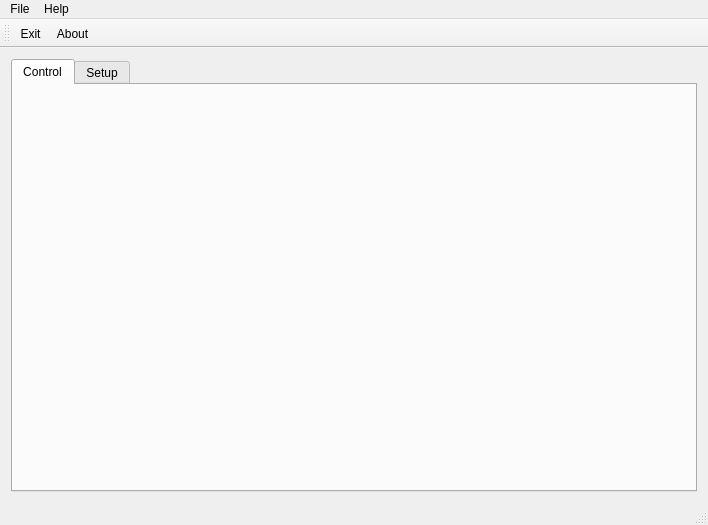
<?xml version="1.0" encoding="UTF-8"?>
<ui version="4.0">
 <class>MainView</class>
 <widget class="QMainWindow" name="MainView">
  <property name="geometry">
   <rect>
    <x>0</x>
    <y>0</y>
    <width>708</width>
    <height>525</height>
   </rect>
  </property>
  <property name="windowTitle">
   <string>Virtual Front Panel</string>
  </property>
  <property name="windowIcon">
   <iconset resource="../resources.qrc">
    <normaloff>:/root/images/ibex.png</normaloff>:/root/images/ibex.png</iconset>
  </property>
  <widget class="QWidget" name="centralWidget">
   <layout class="QVBoxLayout" name="verticalLayout">
    <item>
     <widget class="QTabWidget" name="mainViewTab">
      <property name="currentIndex">
       <number>0</number>
      </property>
      <widget class="QWidget" name="controlTab">
       <attribute name="icon">
        <iconset resource="../resources.qrc">
         <normaloff>:/root/images/controlpanel.png</normaloff>:/root/images/controlpanel.png</iconset>
       </attribute>
       <attribute name="title">
        <string>Control</string>
       </attribute>
       <layout class="QVBoxLayout" name="verticalLayout_2">
        <item>
         <layout class="QVBoxLayout" name="controlTabLayout"/>
        </item>
       </layout>
      </widget>
      <widget class="QWidget" name="setupTab">
       <attribute name="icon">
        <iconset resource="../resources.qrc">
         <normaloff>:/root/images/settings.png</normaloff>:/root/images/settings.png</iconset>
       </attribute>
       <attribute name="title">
        <string>Setup</string>
       </attribute>
       <layout class="QVBoxLayout" name="verticalLayout_3">
        <item>
         <layout class="QVBoxLayout" name="setupTabLayout"/>
        </item>
       </layout>
      </widget>
     </widget>
    </item>
   </layout>
  </widget>
  <widget class="QMenuBar" name="menuBar">
   <property name="geometry">
    <rect>
     <x>0</x>
     <y>0</y>
     <width>708</width>
     <height>25</height>
    </rect>
   </property>
   <widget class="QMenu" name="menuFile">
    <property name="title">
     <string>File</string>
    </property>
    <addaction name="action_Exit"/>
   </widget>
   <widget class="QMenu" name="menuAbout">
    <property name="title">
     <string>Help</string>
    </property>
    <addaction name="action_About"/>
   </widget>
   <addaction name="menuFile"/>
   <addaction name="menuAbout"/>
  </widget>
  <widget class="QToolBar" name="mainToolBar">
   <property name="toolButtonStyle">
    <enum>Qt::ToolButtonTextUnderIcon</enum>
   </property>
   <attribute name="toolBarArea">
    <enum>TopToolBarArea</enum>
   </attribute>
   <attribute name="toolBarBreak">
    <bool>false</bool>
   </attribute>
   <addaction name="action_Exit"/>
   <addaction name="action_About"/>
  </widget>
  <widget class="QStatusBar" name="statusBar"/>
  <action name="action_Exit">
   <property name="icon">
    <iconset resource="../resources.qrc">
     <normaloff>:/root/images/exit.png</normaloff>:/root/images/exit.png</iconset>
   </property>
   <property name="text">
    <string>&amp;Exit</string>
   </property>
  </action>
  <action name="action_About">
   <property name="icon">
    <iconset resource="../resources.qrc">
     <normaloff>:/root/images/about.png</normaloff>:/root/images/about.png</iconset>
   </property>
   <property name="text">
    <string>&amp;About</string>
   </property>
  </action>
 </widget>
 <layoutdefault spacing="6" margin="11"/>
 <resources>
  <include location="../resources.qrc"/>
 </resources>
 <connections/>
</ui>
